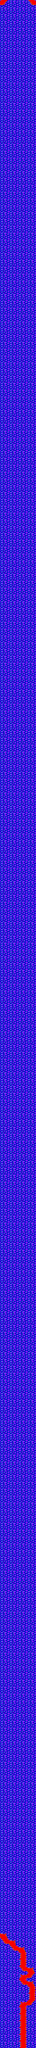

Below is a game level as drawn by its tile map, then a one-line description and the .tmx that defines it (tile-layer data replaced by summaries):
An orthogonal 16x900 tile map with 32x32 px tiles, 1 tile layer (Calque de Tuiles 1).

<map version="1.4" tiledversion="1.4.2" orientation="orthogonal" renderorder="right-down" width="16" height="900" tilewidth="32" tileheight="32" infinite="0" nextlayerid="2" nextobjectid="1">
 <editorsettings>
  <export target="." format="csv" />
 </editorsettings>
 <tileset firstgid="1" name="GoldoCPC_tiles_Level3-4et5" tilewidth="32" tileheight="32" tilecount="240" columns="20">
  <image source="GoldoCPC_tiles_Level3-4et5.png" trans="ff00ff" width="640" height="400" />
 </tileset>
 <layer id="1" name="Calque de Tuiles 1" width="16" height="900">
  <data>[14400 cells, 14400 non-empty, 72 distinct tile ids]</data>
 </layer>
</map>
